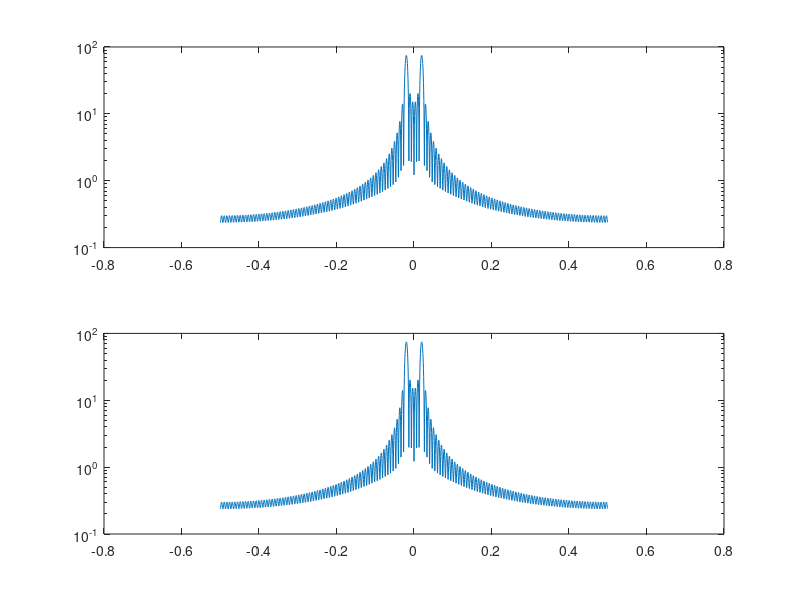

The MATLAB script that drew this image:
clc;clear;close all

n = [0:145];
%signal =  5*sin(2*pi*n/50)+sin(2*pi*n/30) + 2*sin(2*pi*n/20) ;
signal = sin(2*pi*n/50);
ms = blackman(1)*signal;
%plot(n,ms)

% N = 256;
% X = abs(fft(signal,N));
% subplot(4,1,1);
% X = fftshift(X);
% F = [-N/2:N/2-1]/N;
% semilogy(F,X);
% 
% N = 512;
% X = abs(fft(signal,N));
% subplot(4,1,2);
% X = fftshift(X);
% F = [-N/2:N/2-1]/N;
% semilogy(F,X);
% 
% N = 1024;
% X = abs(fft(signal,N));
% subplot(4,1,3);
% X = fftshift(X);
% F = [-N/2:N/2-1]/N;
% semilogy(F,X);

N = 2048;
X = abs(fft(signal,N));
subplot(2,1,1);
X = fftshift(X);
F = [-N/2:N/2-1]/N;
semilogy(F,X);

N = 2048;
X = abs(fft(ms,N));
subplot(2,1,2);
X = fftshift(X);
F = [-N/2:N/2-1]/N;
semilogy(F,X);
